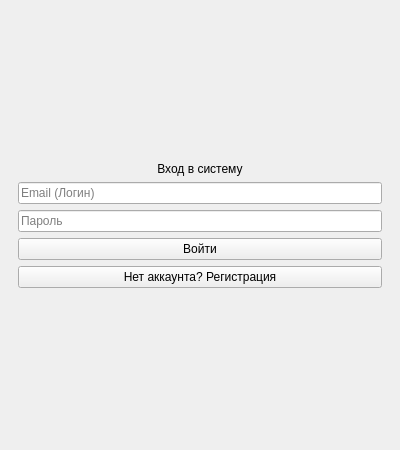
<?xml version="1.0" encoding="UTF-8"?>
<ui version="4.0">
 <class>AuthWindow</class>
 <widget class="QMainWindow" name="AuthWindow">
  <property name="geometry">
   <rect><x>0</x><y>0</y><width>400</width><height>450</height></rect>
  </property>
  <property name="windowTitle">
   <string>Авторизация</string>
  </property>
  <widget class="QWidget" name="centralwidget">
   <layout class="QVBoxLayout" name="mainLayout">
    <item>
     <widget class="QStackedWidget" name="stackedWidget">
      <widget class="QWidget" name="pageLogin">
       <layout class="QVBoxLayout" name="loginLayout">
        <item>
         <spacer name="s1">
          <property name="orientation"><enum>Qt::Vertical</enum></property>
          <property name="sizeHint" stdset="0"><size><width>20</width><height>40</height></size></property>
         </spacer>
        </item>
        <item>
         <widget class="QLabel" name="lblLoginTitle">
          <property name="text"><string>Вход в систему</string></property>
          <property name="alignment"><set>Qt::AlignCenter</set></property>
         </widget>
        </item>
        <item>
         <widget class="QLineEdit" name="lineLoginEmail">
          <property name="placeholderText"><string>Email (Логин)</string></property>
         </widget>
        </item>
        <item>
         <widget class="QLineEdit" name="lineLoginPassword">
          <property name="placeholderText"><string>Пароль</string></property>
          <property name="echoMode"><enum>QLineEdit::Password</enum></property>
         </widget>
        </item>
        <item>
         <widget class="QPushButton" name="btnLogin">
          <property name="text"><string>Войти</string></property>
         </widget>
        </item>
        <item>
         <widget class="QPushButton" name="btnGoToRegister">
          <property name="text"><string>Нет аккаунта? Регистрация</string></property>
         </widget>
        </item>
        <item>
         <spacer name="s2">
          <property name="orientation"><enum>Qt::Vertical</enum></property>
          <property name="sizeHint" stdset="0"><size><width>20</width><height>40</height></size></property>
         </spacer>
        </item>
       </layout>
      </widget>
      <widget class="QWidget" name="pageRegister">
       <layout class="QVBoxLayout" name="regLayout">
        <item>
         <widget class="QLabel" name="lblRegTitle">
          <property name="text"><string>Регистрация профиля</string></property>
          <property name="alignment"><set>Qt::AlignCenter</set></property>
         </widget>
        </item>
        <item>
         <widget class="QLineEdit" name="lineRegLastName">
          <property name="placeholderText"><string>Фамилия</string></property>
         </widget>
        </item>
        <item>
         <widget class="QLineEdit" name="lineRegFirstName">
          <property name="placeholderText"><string>Имя</string></property>
         </widget>
        </item>
        <item>
         <widget class="QLineEdit" name="lineRegPhone">
          <property name="placeholderText"><string>Телефон</string></property>
         </widget>
        </item>
        <item>
         <widget class="QLineEdit" name="lineRegEmail">
          <property name="placeholderText"><string>Email</string></property>
         </widget>
        </item>
        <item>
         <widget class="QLineEdit" name="lineRegPassword">
          <property name="placeholderText"><string>Придумайте пароль</string></property>
          <property name="echoMode"><enum>QLineEdit::Password</enum></property>
         </widget>
        </item>
        <item>
         <widget class="QPushButton" name="btnRegisterSubmit">
          <property name="text"><string>Зарегистрироваться</string></property>
         </widget>
        </item>
        <item>
         <widget class="QPushButton" name="btnBackToLogin">
          <property name="text"><string>Назад к авторизации</string></property>
         </widget>
        </item>
       </layout>
      </widget>
     </widget>
    </item>
   </layout>
  </widget>
 </widget>
</ui>
